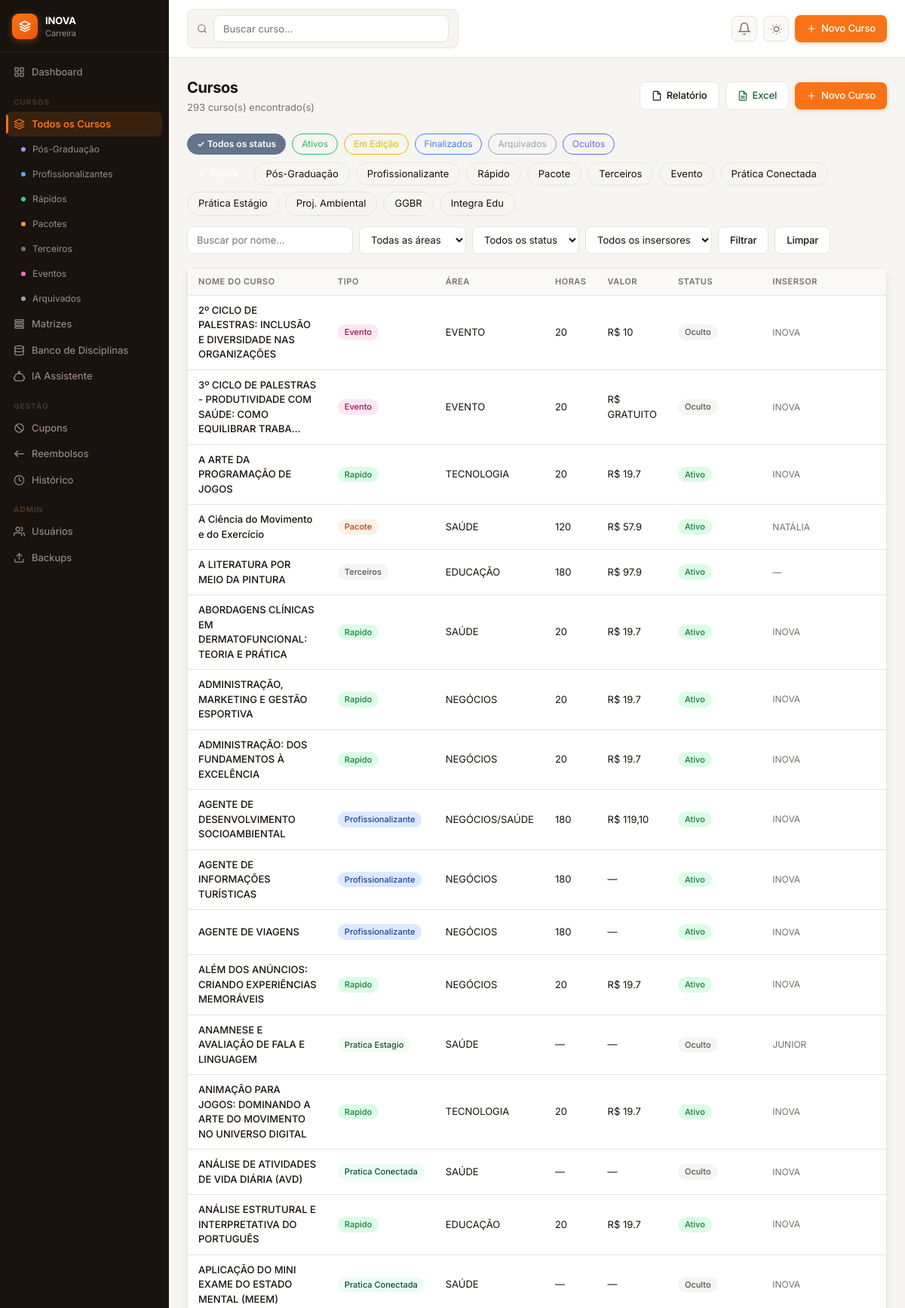
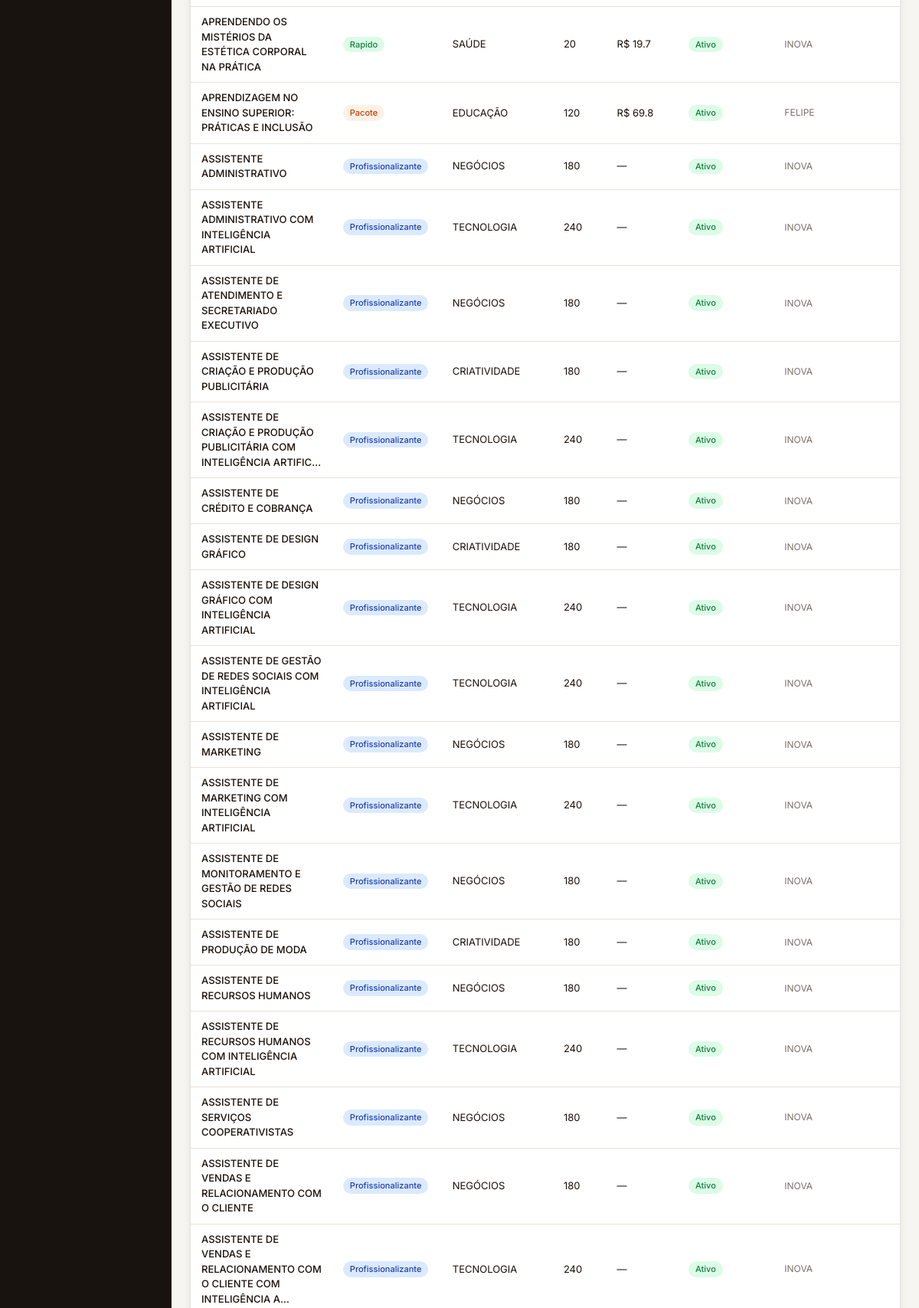
The app's page /cursos (signed in, upper part) with its own data (2 pictures, top to bottom).
### app.py (models this page shows)
class Course(db.Model):
    id            = db.Column(db.Integer, primary_key=True)
    nome          = db.Column(db.String(300), nullable=False)
    tipo          = db.Column(db.String(50))   # pos, profissionalizante, rapido, pacote, terceiros, evento, pratica, projeto
    area          = db.Column(db.String(100))
    horas         = db.Column(db.String(20))
    meses         = db.Column(db.String(20))
    valor         = db.Column(db.String(50))
    link_venda    = db.Column(db.Text)
    descricao     = db.Column(db.Text)
    link_imagem   = db.Column(db.Text)
    insersor      = db.Column(db.Text)  # pode ser comma-separated para múltiplos insersores
    obs           = db.Column(db.Text)
    status        = db.Column(db.String(30), default='ativo')  # ativo, descontinuado, em_edicao, oculto
    cupom         = db.Column(db.String(100))
    dono          = db.Column(db.Text)        # para cursos terceiros
    ano           = db.Column(db.String(10))  # ano de criação/edição do curso
    extra_data    = db.Column(db.Text)        # JSON com dados extras (matriz, disciplinas, etc.)
    created_at    = db.Column(db.DateTime, default=datetime.utcnow)
    updated_at    = db.Column(db.DateTime, default=datetime.utcnow, onupdate=datetime.utcnow)
    created_by    = db.Column(db.Integer, db.ForeignKey('user.id'))

### app.py (the view)
@app.route('/cursos')
@login_required
def cursos():
    tipo     = request.args.get('tipo','')
    area     = request.args.get('area','')
    status   = request.args.get('status','')
    busca    = request.args.get('q','')
    insersor = request.args.get('insersor','')
    lista = _build_cursos_query(tipo, area, status, busca, insersor)
    areas  = AREAS_VALIDAS
    insersores = [u.username for u in User.query.order_by(User.username).all()]
    return render_template('cursos.html', cursos=lista, areas=areas, insersores=insersores,
                           filtro_tipo=tipo, filtro_area=area, filtro_status=status,
                           filtro_insersor=insersor, busca=busca)

### app.py (called while the page is built, shortened)
def login_required(f):
    @wraps(f)
    def decorated(*args, **kwargs):
        if 'user_id' not in session:
            return redirect(url_for('login'))
        return f(*args, **kwargs)
    return decorated

@app.context_processor
def inject_now():
    return {'now': datetime.now}

def _build_cursos_query(tipo, area, status, busca, insersor):
    from sqlalchemy import or_ as sql_or, func as sql_func
    q = Course.query
    if tipo:     q = q.filter_by(tipo=tipo)
    if area:     q = q.filter_by(area=area)
    if status:   q = q.filter_by(status=status)
    if busca:    q = q.filter(Course.nome.ilike(f'%{busca}%'))
    return q.order_by(Course.nome).all()

@app.before_request
def ensure_db():
    global _db_ready

    def can_manage_cupons(self):
        if self.role == 'admin': return True
        if self._p().get('block_cupons'): return False
        return self.role == 'editor' or self._p().get('cupons_gerenciar', False)

    def can_manage_reembolsos(self):
        if self.role == 'admin': return True
        if self._p().get('block_reembolsos'): return False
        return self.role == 'editor' or self._p().get('reembolsos_gerenciar', False)

    def can_view_historico(self):
        if self.role == 'admin': return True
        if self._p().get('block_historico'): return False
        return self.role == 'editor' or self._p().get('historico_ver', False)

### templates/cursos.html (shortened to what this page needs)
{% extends 'base.html' %}
{% block content %}
<div class="page">
  <div class="page-header">
    <div>
      <div class="page-title">Cursos</div>
      <div class="page-subtitle">{{ cursos|length }} curso(s) encontrado(s)</div>
    </div>
    <div style="display:flex;gap:8px;align-items:center">
      <a href="{{ url_for('cursos_relatorio', tipo=filtro_tipo, area=filtro_area, status=filtro_status, q=busca, insersor=filtro_insersor) }}"
         target="_blank" class="btn btn-secondary" title="Relatório imprimível">
        <svg viewBox="0 0 24 24" style="width:14px;height:14px;fill:none;stroke:currentColor;stroke-width:2"><path d="M14 2H6a2 2 0 0 0-2 2v16a2 2 0 0 0 2 2h12a2 2 0 0 0 2-2V8z"/><polyline points="14 2 14 8 20 8"/></svg>
        Relatório
      </a>
      <a href="{{ url_for('cursos_exportar_excel', tipo=filtro_tipo, area=filtro_area, status=filtro_status, q=busca, insersor=filtro_insersor) }}"
         class="btn btn-secondary" style="color:#166534" title="Exportar Excel">
        <svg viewBox="0 0 24 24" style="width:14px;height:14px;fill:none;stroke:currentColor;stroke-width:2"><path d="M14 2H6a2 2 0 0 0-2 2v16a2 2 0 0 0 2 2h12a2 2 0 0 0 2-2V8z"/><polyline points="14 2 14 8 20 8"/><line x1="8" y1="13" x2="16" y2="13"/><line x1="8" y1="17" x2="16" y2="17"/></svg>
        Excel
      </a>
      {% if session.role in ['admin','editor'] %}
      <a href="{{ url_for('curso_novo') }}" class="btn btn-primary">
        <svg viewBox="0 0 24 24"><line x1="12" y1="5" x2="12" y2="19"/><line x1="5" y1="12" x2="19" y2="12"/></svg>
        Novo Curso
      </a>
      {% endif %}
    </div>
  </div>
  <div style="display:flex;flex-wrap:wrap;gap:8px;margin-bottom:10px">
    {% for s,label,cor in [('','Todos os status','#64748b'),('ativo','Ativos','#22c55e'),('em_edicao','Em Edição','#eab308'),('finalizado','Finalizados','#3b82f6'),('descontinuado','Arquivados','#94a3b8'),('oculto','Ocultos','#6366f1')] %}
    {% set sativo = (filtro_status == s) %}
    <a href="{{ url_for('cursos', tipo=filtro_tipo, area=filtro_area, status=s, q=busca) }}"
       style="padding:4px 12px;border-radius:20px;font-size:12px;font-weight:{% if sativo %}600{% else %}400{% endif %};
              text-decoration:none;border:1.5px solid {{ cor }};
              background:{% if sativo %}{{ cor }}{% else %}transparent{% endif %};
              color:{% if sativo %}#fff{% else %}{{ cor }}{% endif %}">
      {% if sativo %}&#10003;&nbsp;{% endif %}{{ label }}
    </a>
    {% endfor %}
  </div>
  <div style="display:flex;flex-wrap:wrap;gap:8px;margin-bottom:14px">
    {% for t in [('','Todos'),('pos','Pós-Graduação'),('profissionalizante','Profissionalizante'),('rapido','Rápido'),('pacote','Pacote'),('terceiros','Terceiros'),('evento','Evento'),('pratica_conectada','Prática Conectada'),('pratica_estagio','Prática Estágio'),('projeto_ambiental','Proj. Ambiental'),('ggbr','GGBR'),('integra_edu','Integra Edu')] %}
    {% set ativo = (filtro_tipo == t[0]) %}
    <a href="{{ url_for('cursos', tipo=t[0], area=filtro_area, status=filtro_status, q=busca) }}"
       style="padding:5px 14px;border-radius:20px;font-size:13px;font-weight:{% if ativo %}600{% else %}400{% endif %};
              text-decoration:none;border:1.5px solid {% if ativo %}var(--accent){% else %}var(--border){% endif %};
              background:{% if ativo %}var(--accent){% else %}var(--card-bg){% endif %};
              color:{% if ativo %}#fff{% else %}var(--text){% endif %}">
      {% if ativo %}&#10003;&nbsp;{% endif %}{{ t[1] }}
    </a>
    {% endfor %}
  </div>
  <form method="GET" class="filters">
    <input type="text" name="q" value="{{ busca }}" placeholder="Buscar por nome..." class="filter-select" style="width:220px">
    <select name="area" class="filter-select" onchange="this.form.submit()">
      <option value="">Todas as áreas</option>
    </select>
    <select name="status" class="filter-select" onchange="this.form.submit()">
      <option value="">Todos os status</option>
    </select>
    <select name="insersor" class="filter-select" onchange="this.form.submit()">
      <option value="">Todos os insersores</option>
    </select>
    <button type="submit" class="btn btn-secondary">Filtrar</button>
    <a href="{{ url_for('cursos') }}" class="btn btn-secondary">Limpar</a>
  </form>
  <div class="card">
    <div class="table-wrapper">
      <table>
        <thead>
          <tr>
            <th>Nome do Curso</th>
            <th>Tipo</th>
            <th>Área</th>
            <th>Horas</th>
            <th>Valor</th>
            <th>Status</th>
            <th>Insersor</th>
          </tr>
        </thead>
        <tbody>
          {% for c in cursos %}
          <tr>
            <td class="td-name">
              <a href="{{ url_for('curso_detalhe', id=c.id) }}" style="color:var(--text);text-decoration:none;font-weight:500">
                {{ c.nome[:70] }}{% if c.nome|length > 70 %}…{% endif %}
              </a>
            </td>
            <td><span class="badge badge-{{ c.tipo }}">{{ c.tipo|replace('_',' ')|title }}</span></td>
            <td>{{ c.area or '—' }}</td>
            <td>{{ c.horas or '—' }}</td>
            <td>{% if c.valor and c.valor not in ['-','','None'] %}R$ {{ c.valor }}{% else %}—{% endif %}</td>
            <td><span class="badge badge-{{ c.status }}">{{ c.status|replace('_',' ')|title }}</span></td>
            <td style="font-size:12px;color:var(--text-muted)">{{ c.insersor or '—' }}</td>
          </tr>
          {% else %}
          <tr><td colspan="9" style="text-align:center;color:var(--text-muted);padding:32px">Nenhum curso encontrado.</td></tr>
          {% endfor %}
        </tbody>
      </table>
    </div>
  </div>
</div>
{% endblock %}

### static/css/style.css (style rules this page uses)
:root { --bg: #f7f5f2; --surface: #ffffff; --surface-2: #faf9f7; --sidebar-bg: #18130f; --sidebar-border: #2a1f18; --sidebar-text: #9e8c7e; --sidebar-hover: #241c16; --primary: #f97316; --primary-hover: #ea580c; --primary-light: #fff7ed; --primary-ring: rgba(249,115,22,.18); --success: #16a34a; --warning: #d97706; --danger: #dc2626; --text: #1a110a; --text-muted: #78716c; --border: #e8e2da; --radius: 10px; --shadow: 0 1px 2px rgba(0,0,0,.04), 0 4px 12px rgba(0,0,0,.06); --shadow-md: 0 4px 16px rgba(0,0,0,.10), 0 1px 4px rgba(0,0,0,.06); --transition: .18s ease; }
*, *::before, *::after { box-sizing: border-box; margin: 0; padding: 0; }
body { font-family: 'Inter', -apple-system, BlinkMacSystemFont, sans-serif; background: var(--bg); color: var(--text); font-size: 14px; line-height: 1.5; transition: background var(--transition), color var(--transition); -webkit-font-smoothing: antialiased; }
.page { padding: 24px; }
.page-header { display: flex; align-items: center; justify-content: space-between; margin-bottom: 24px; flex-wrap: wrap; gap: 12px; }
.page-title { font-size: 20px; font-weight: 700; letter-spacing: -.02em; }
.page-subtitle { font-size: 13px; color: var(--text-muted); margin-top: 2px; }
.card { background: var(--surface); border-radius: var(--radius); box-shadow: var(--shadow); border: 1px solid var(--border); transition: background var(--transition), border-color var(--transition); }
.table-wrapper { overflow-x: auto; }
table { width: 100%; border-collapse: collapse; }
thead th { background: var(--surface-2); padding: 9px 14px; text-align: left; font-size: 11px; font-weight: 600; letter-spacing: .05em; text-transform: uppercase; color: var(--text-muted); border-bottom: 1px solid var(--border); transition: background var(--transition); }
tbody tr { border-bottom: 1px solid var(--border); transition: background .12s; }
td { padding: 10px 14px; font-size: 13px; vertical-align: middle; }
.td-name { font-weight: 500; max-width: 280px; }
.badge { display: inline-flex; align-items: center; padding: 2px 9px; border-radius: 20px; font-size: 11px; font-weight: 500; white-space: nowrap; }
.badge-profissionalizante { background: #dbeafe; color: #1e40af; }
.badge-rapido { background: #dcfce7; color: #15803d; }
.badge-pacote { background: #fff1e6; color: #c2410c; }
.badge-terceiros { background: #f5f5f4; color: #57534e; }
.badge-evento { background: #fce7f3; color: #9d174d; }
.badge-pratica_conectada { background: #ecfdf5; color: #064e3b; }
.badge-pratica_estagio { background: #f0fdf4; color: #14532d; }
.badge-ativo { background: #dcfce7; color: #15803d; }
.badge-oculto { background: #f5f5f4; color: #57534e; }
.btn { display: inline-flex; align-items: center; gap: 6px; padding: 8px 15px; border-radius: 8px; border: none; cursor: pointer; font-size: 13px; font-weight: 500; text-decoration: none; transition: all .15s; white-space: nowrap; font-family: inherit; letter-spacing: -.01em; }
.btn svg { width: 14px; height: 14px; fill: none; stroke: currentColor; stroke-width: 2; stroke-linecap: round; stroke-linejoin: round; }
.btn-primary { background: var(--primary); color: #fff; box-shadow: 0 1px 3px rgba(249,115,22,.3), 0 2px 8px rgba(249,115,22,.15); }
.btn-secondary { background: var(--surface); color: var(--text); border: 1.5px solid var(--border); }
.filters { display: flex; gap: 8px; flex-wrap: wrap; margin-bottom: 18px; }
.filter-select { padding: 7px 11px; border: 1.5px solid var(--border); border-radius: 8px; background: var(--surface); font-size: 13px; color: var(--text); outline: none; cursor: pointer; transition: border-color .14s, box-shadow .14s; font-family: inherit; }
input[type=text], input[type=password], input[type=number], input[type=date], input[type=url], select, textarea { padding: 9px 12px; border: 1.5px solid var(--border); border-radius: 8px; font-size: 13px; font-family: inherit; color: var(--text); outline: none; transition: border-color .14s, box-shadow .14s, background var(--transition); background: var(--surface); }

### records on screen
Course: nome "2º CICLO DE PALESTRAS: INCLUSÃO E DIVERSIDADE NAS ORGANIZAÇÕES", tipo "Evento", area "EVENTO", horas "20", valor "10", status "Oculto", insersor "INOVA"
Course: nome "3º CICLO DE PALESTRAS - PRODUTIVIDADE COM SAÚDE: COMO EQUILIBRAR TRABA", tipo "Evento", area "EVENTO", horas "20", valor "GRATUITO", status "Oculto", insersor "INOVA"
Course: nome "A ARTE DA PROGRAMAÇÃO DE JOGOS", tipo "Rapido", area "TECNOLOGIA", horas "20", valor "19.7", status "Ativo", insersor "INOVA"
Course: nome "A Ciência do Movimento e do Exercício", tipo "Pacote", area "SAÚDE", horas "120", valor "57.9", status "Ativo", insersor "NATÁLIA"
Course: nome "A LITERATURA POR MEIO DA PINTURA", tipo "Terceiros", area "EDUCAÇÃO", horas "180", valor "97.9", status "Ativo", insersor "—"
Course: nome "ABORDAGENS CLÍNICAS EM DERMATOFUNCIONAL: TEORIA E PRÁTICA", tipo "Rapido", area "SAÚDE", horas "20", valor "19.7", status "Ativo", insersor "INOVA"
Course: nome "ADMINISTRAÇÃO, MARKETING E GESTÃO ESPORTIVA", tipo "Rapido", area "NEGÓCIOS", horas "20", valor "19.7", status "Ativo", insersor "INOVA"
Course: nome "ADMINISTRAÇÃO: DOS FUNDAMENTOS À EXCELÊNCIA", tipo "Rapido", area "NEGÓCIOS", horas "20", valor "19.7", status "Ativo", insersor "INOVA"
Course: nome "AGENTE DE DESENVOLVIMENTO SOCIOAMBIENTAL", tipo "Profissionalizante", area "NEGÓCIOS/SAÚDE", horas "180", valor "119,10", status "Ativo", insersor "INOVA"
Course: nome "AGENTE DE INFORMAÇÕES TURÍSTICAS", tipo "Profissionalizante", area "NEGÓCIOS", horas "180", status "Ativo", insersor "INOVA"
Course: nome "AGENTE DE VIAGENS", tipo "Profissionalizante", area "NEGÓCIOS", horas "180", status "Ativo", insersor "INOVA"
Course: nome "ALÉM DOS ANÚNCIOS: CRIANDO EXPERIÊNCIAS MEMORÁVEIS", tipo "Rapido", area "NEGÓCIOS", horas "20", valor "19.7", status "Ativo", insersor "INOVA"
Course: nome "ANAMNESE E AVALIAÇÃO DE FALA E LINGUAGEM", tipo "Pratica Estagio", area "SAÚDE", horas "—", status "Oculto", insersor "JUNIOR"
Course: nome "ANIMAÇÃO PARA JOGOS: DOMINANDO A ARTE DO MOVIMENTO NO UNIVERSO DIGITAL", tipo "Rapido", area "TECNOLOGIA", horas "20", valor "19.7", status "Ativo", insersor "INOVA"
Course: nome "ANÁLISE DE ATIVIDADES DE VIDA DIÁRIA (AVD)", tipo "Pratica Conectada", area "SAÚDE", horas "—", status "Oculto", insersor "INOVA"
Course: nome "ANÁLISE ESTRUTURAL E INTERPRETATIVA DO PORTUGUÊS", tipo "Rapido", area "EDUCAÇÃO", horas "20", valor "19.7", status "Ativo", insersor "INOVA"
Course: nome "APLICAÇÃO DO MINI EXAME DO ESTADO MENTAL (MEEM)", tipo "Pratica Conectada", area "SAÚDE", horas "—", status "Oculto", insersor "INOVA"
Course: nome "APRENDENDO OS MISTÉRIOS DA ESTÉTICA CORPORAL NA PRÁTICA", tipo "Rapido", area "SAÚDE", horas "20", valor "19.7", status "Ativo", insersor "INOVA"
Course: nome "APRENDIZAGEM NO ENSINO SUPERIOR: PRÁTICAS E INCLUSÃO", tipo "Pacote", area "EDUCAÇÃO", horas "120", valor "69.8", status "Ativo", insersor "FELIPE"
Course: nome "ASSISTENTE ADMINISTRATIVO", tipo "Profissionalizante", area "NEGÓCIOS", horas "180", status "Ativo", insersor "INOVA"
Course: nome "ASSISTENTE ADMINISTRATIVO COM INTELIGÊNCIA ARTIFICIAL", tipo "Profissionalizante", area "TECNOLOGIA", horas "240", status "Ativo", insersor "INOVA"
Course: nome "ASSISTENTE DE ATENDIMENTO E SECRETARIADO EXECUTIVO", tipo "Profissionalizante", area "NEGÓCIOS", horas "180", status "Ativo", insersor "INOVA"
Course: nome "ASSISTENTE DE CRIAÇÃO E PRODUÇÃO PUBLICITÁRIA", tipo "Profissionalizante", area "CRIATIVIDADE", horas "180", status "Ativo", insersor "INOVA"
Course: nome "ASSISTENTE DE CRIAÇÃO E PRODUÇÃO PUBLICITÁRIA COM INTELIGÊNCIA ARTIFIC", tipo "Profissionalizante", area "TECNOLOGIA", horas "240", status "Ativo", insersor "INOVA"
Course: nome "ASSISTENTE DE CRÉDITO E COBRANÇA", tipo "Profissionalizante", area "NEGÓCIOS", horas "180", status "Ativo", insersor "INOVA"
Course: nome "ASSISTENTE DE DESIGN GRÁFICO", tipo "Profissionalizante", area "CRIATIVIDADE", horas "180", status "Ativo", insersor "INOVA"
Course: nome "ASSISTENTE DE DESIGN GRÁFICO COM INTELIGÊNCIA ARTIFICIAL", tipo "Profissionalizante", area "TECNOLOGIA", horas "240", status "Ativo", insersor "INOVA"
Course: nome "ASSISTENTE DE GESTÃO DE REDES SOCIAIS COM INTELIGÊNCIA ARTIFICIAL", tipo "Profissionalizante", area "TECNOLOGIA", horas "240", status "Ativo", insersor "INOVA"
Course: nome "ASSISTENTE DE MARKETING", tipo "Profissionalizante", area "NEGÓCIOS", horas "180", status "Ativo", insersor "INOVA"
Course: nome "ASSISTENTE DE MARKETING COM INTELIGÊNCIA ARTIFICIAL", tipo "Profissionalizante", area "TECNOLOGIA", horas "240", status "Ativo", insersor "INOVA"
Course: nome "ASSISTENTE DE MONITORAMENTO E GESTÃO DE REDES SOCIAIS", tipo "Profissionalizante", area "NEGÓCIOS", horas "180", status "Ativo", insersor "INOVA"
Course: nome "ASSISTENTE DE PRODUÇÃO DE MODA", tipo "Profissionalizante", area "CRIATIVIDADE", horas "180", status "Ativo", insersor "INOVA"
Course: nome "ASSISTENTE DE RECURSOS HUMANOS", tipo "Profissionalizante", area "NEGÓCIOS", horas "180", status "Ativo", insersor "INOVA"
Course: nome "ASSISTENTE DE RECURSOS HUMANOS COM INTELIGÊNCIA ARTIFICIAL", tipo "Profissionalizante", area "TECNOLOGIA", horas "240", status "Ativo", insersor "INOVA"
Course: nome "ASSISTENTE DE SERVIÇOS COOPERATIVISTAS", tipo "Profissionalizante", area "NEGÓCIOS", horas "180", status "Ativo", insersor "INOVA"
Course: nome "ASSISTENTE DE VENDAS E RELACIONAMENTO COM O CLIENTE", tipo "Profissionalizante", area "NEGÓCIOS", horas "180", status "Ativo", insersor "INOVA"
Course: nome "ASSISTENTE DE VENDAS E RELACIONAMENTO COM O CLIENTE COM INTELIGÊNCIA A", tipo "Profissionalizante", area "TECNOLOGIA", horas "240", status "Ativo", insersor "INOVA"

### other values on screen
{{ cursos|length }} "293"
{{ label }} "Todos os status" "Ativos" "Em Edição" "Finalizados" "Arquivados" "Ocultos"
{{ t[1] }} "Pós-Graduação" "Profissionalizante" "Rápido" "Pacote" "Terceiros" "Evento" "Prática Conectada" "Prática Estágio" "Proj. Ambiental" "GGBR" "Integra Edu"
